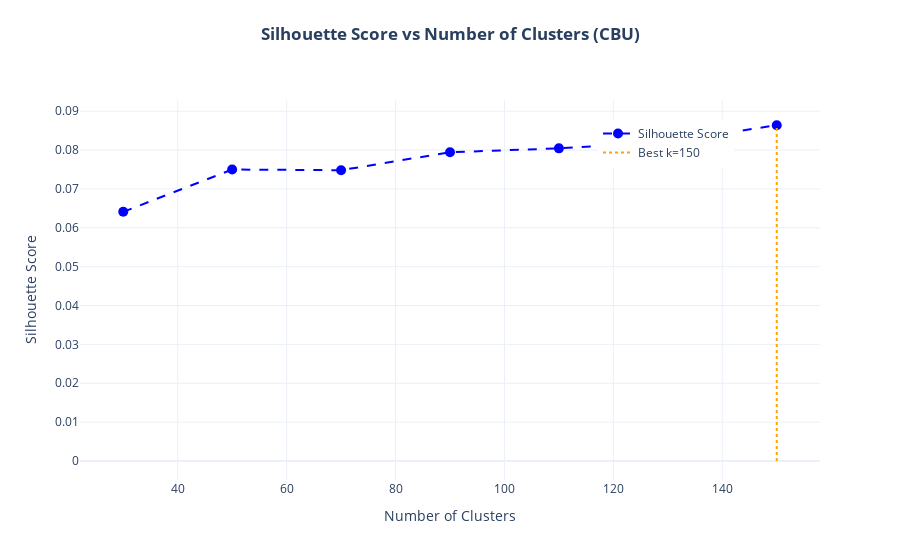

Notebook source saved alongside this figure:
### Markdown cell above
##### 1. Silhouette Score

### Code cell
# -----------------------------
# Hyperparameter Tuning for CBU with Interactive Plotly Graph
# -----------------------------
# Candidate cluster numbers
range_n_clusters = [30, 50, 70, 90, 110, 130, 150]
sil_scores = []

print("Evaluating silhouette scores for candidate cluster numbers...")
for k in range_n_clusters:
    km = KMeans(n_clusters=k, random_state=42)
    labels = km.fit_predict(X_train_maj_s)
    score = silhouette_score(X_train_maj_s, labels)
    sil_scores.append(score)
    print(f"n_clusters={k}, Silhouette Score={score:.4f}")

# Choose best k
best_k = range_n_clusters[np.argmax(sil_scores)]
print(f"\nBest number of clusters for CBU (max silhouette score): {best_k}")

# -----------------------------
# Interactive Plotly Graph
# -----------------------------
fig = go.Figure()

# Line and markers for silhouette scores (blue)
fig.add_trace(go.Scatter(
    x=range_n_clusters, 
    y=sil_scores,
    mode='lines+markers',
    name='Silhouette Score',
    line=dict(color='blue', dash='dash'),
    marker=dict(size=10, color='blue')
))

# Vertical line for best k (orange, color-blind-friendly)
fig.add_trace(go.Scatter(
    x=[best_k, best_k],
    y=[0, max(sil_scores)],
    mode='lines',
    name=f'Best k={best_k}',
    line=dict(color='orange', dash='dot')
))

# Update layout with title only
fig.update_layout(
    title={
        'text': "<b>Silhouette Score vs Number of Clusters (CBU)</b>",
        'y':0.95,
        'x':0.5,
        'xanchor': 'center',
        'yanchor': 'top'
    },
    xaxis_title="Number of Clusters",
    yaxis_title="Silhouette Score",
    legend=dict(x=0.7, y=0.95),
    template='plotly_white'
)

fig.show()

### Figure 1 — Plotly figure (JSON) as saved in the notebook; plotly's stock layout.template omitted (floating-point values rounded to 4 significant figures)
{"data": [{"line": {"color": "blue", "dash": "dash"}, "marker": {"color": "blue", "size": 10}, "mode": "lines+markers", "name": "Silhouette Score", "type": "scatter", "x": [30, 50, 70, 90, 110, 130, 150], "y": [0.06411, 0.07499, 0.07482, 0.07944, 0.08044, 0.08215, 0.08638]}, {"line": {"color": "orange", "dash": "dot"}, "mode": "lines", "name": "Best k=150", "type": "scatter", "x": [150, 150], "y": [0, 0.08638]}], "layout": {"legend": {"x": 0.7, "y": 0.95}, "title": {"text": "<b>Silhouette Score vs Number of Clusters (CBU)</b>", "x": 0.5, "xanchor": "center", "y": 0.95, "yanchor": "top"}, "xaxis": {"title": {"text": "Number of Clusters"}}, "yaxis": {"title": {"text": "Silhouette Score"}}}}
